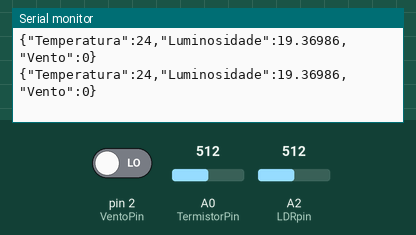
A sketch run on a simulated Arduino Uno, built with avr-gcc and run on an emulated ATmega328P. On the bench: the last lines printed to the serial monitor. The inputs (shaded band) are chosen by the test bench; at power-on: A0 (TermistorPin) = 512, pin 2 (VentoPin) LOW, A2 (LDRpin) = 512.

Above: at 2.8 s.
2.9 s: A0 (TermistorPin) set to 379
At 3.13 s:
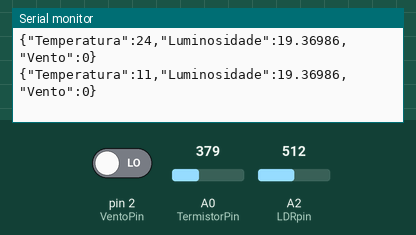
7.1 s: A0 (TermistorPin) set to 349
At 7.12 s:
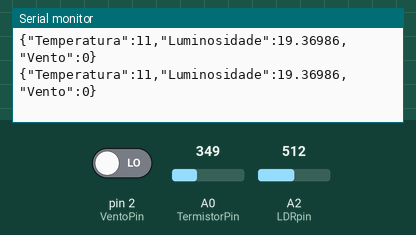
Timing chart, 0 to 10.1 s (numbered marks = the images above; inputs shaded):
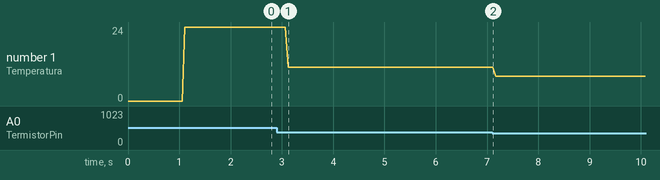

Measured:
- after the input at 2.9 s, the serial monitor: prints a new line after 0.22 s (image 1)
- plotted number 1: 24 → 11 after the input at 2.9 s, 11 → 8 after the input at 7.1 s

The sketch:

Checkpoint4_IoT.ino
```cpp
#include <ArduinoJson.h>


const int TAMANHO = 100;
int TermistorPin=A0; //Local do Pino que mede a temperatura
int LDRpin= A2; //porta do pino ldr
int VentoPin = 2;   // Local do Pino do frequencimetro que mede a velocidade do Vento
float frequencia = 0; //Recebe valor da frequencia do frequencimetro
volatile unsigned long tempo = 0; // váriavel de tempo feita para medir a diferença entre ela e o cont no laço de decisão
volatile unsigned long cont = 0; // contador para medir a frequencia da onda
float w = 0; //variavel de calculo da frequencia da velocidade do vento
float v_ms = 0; // váriavel que recebe a velocidade do vento em m/s
float v_kmh = 0; // váriavel que recebe a velocidade do vento em km/h
float R1=10000;
float Vcc=1023;
float Vout = 0;
float Rldr= 0;
float Rdark = 127410;
float alpha=0.858;
float L= 0;
float lux = 0;
float potenc = 0;
int Vo;
float R3= 10000;
float logR4, R4, T, Tc, Tf, temp,Lfim,vento;
float c1 = 1.009249522e-03, c2 = 2.378405444e-04, c3 = 2.019202697e-07; //valores constante para calculo

void setup() {
  pinMode(TermistorPin, INPUT); //pino de temperatura
  pinMode(LDRpin, INPUT); // pino de lux
  pinMode(VentoPin, INPUT); // pino de frequencimetro
  Serial.begin(9600); // abre a porta serial a 9600 bps:
  attachInterrupt(digitalPinToInterrupt(2), interrupcao, RISING); // interrompe a porta 2 quanto, acrescenta e ascrescenta o contador
}

void loop() {
if( (millis() - tempo) > 999){ // if para fazer a medição do tempo da onda
  tempo = millis ();
  lux = readLux(LDRpin);
  readTemp(TermistorPin);
  vento = ReadF();
  cont=0;
}
 StaticJsonDocument<TAMANHO> json; //cria o objeto Json


  int sensorValue = Tc;
  float sensorValue2 = L;
  int sensorValue3 = v_kmh;


//mensagem em json no objeto "json"
  json["Temperatura"] = sensorValue;
  json["Luminosidade"] = sensorValue2;
  json["Vento"] = sensorValue3;

  serializeJson(json, Serial);
  Serial.println();


}

//função que faz leitura da temperatura e retorna o valor em graus celcius
float readTemp(int ThermistorPin){

  Vo = analogRead(ThermistorPin);
  R4 = R3 * (1023.0 / (float)Vo - 1.0); //calculo R2, demonstração no arquivo pdf da aula
  logR4 = log(R4);
  T = (1.0 / (c1 + c2*logR4 + c3*logR4*logR4*logR4));// Equação de Steinhart–Hart
  Tc = T - 273.15; //temp em Graus celcius
  Tf = (Tc * 9.0)/ 5.0 + 32.0; // temp em fahrenheit
  return Tc;
}


// função que faz a leitura de lux e retorna o valor

float readLux(int LDRpin){
  float Vout = analogRead(LDRpin);
  Rldr = R1/(Vcc/Vout-1);
  potenc= 1/alpha;
  L= Rdark/Rldr;
  L= pow(L, potenc);
  return L;
  }

//função que printa o valor da temperatura na serial
void printLux(float L){
  Serial.print("Valor de Lux: ");
  Serial.print(L);
}
  //Serial.println(" C");

//função que printa o valor da temperatura na serial
void printTemp(float Tc){

  Serial.print("Temperatura: ");
  Serial.print(Tc);
  Serial.println(" C");

}

// Função que calcula o valor da velocidade do vento

float ReadF() {
  w = cont * (2 * 3.14);
  v_ms = w * 0.25; // transforma f em hz em m/s usando o raio de 0.25
  v_kmh = v_ms * 3.6; // transforma em km/h

}

void printVento(float v_kmh) {
  Serial.print("Velocidade do Vento: ");
  Serial.print(v_kmh);
  Serial.println("km/h");
}

void interrupcao(){
  cont++;// aumenta o contador de acordo com a interrupção
}

/*

Calculo aproximado da temperatura usando o a equação de Steinhart–Hart

Referencia sobre o calculo https://en.wikipedia.org/wiki/Thermistor#NTC
http://sin.lyceeleyguescouffignal.fr/make-an-arduino-temperature-sensor-thermistor-tutorial

Referência para criação da frequência e demais funções
https://www.youtube.com/watch?v=oPLCOFkpYmM&feature=youtu.be

*/
```
